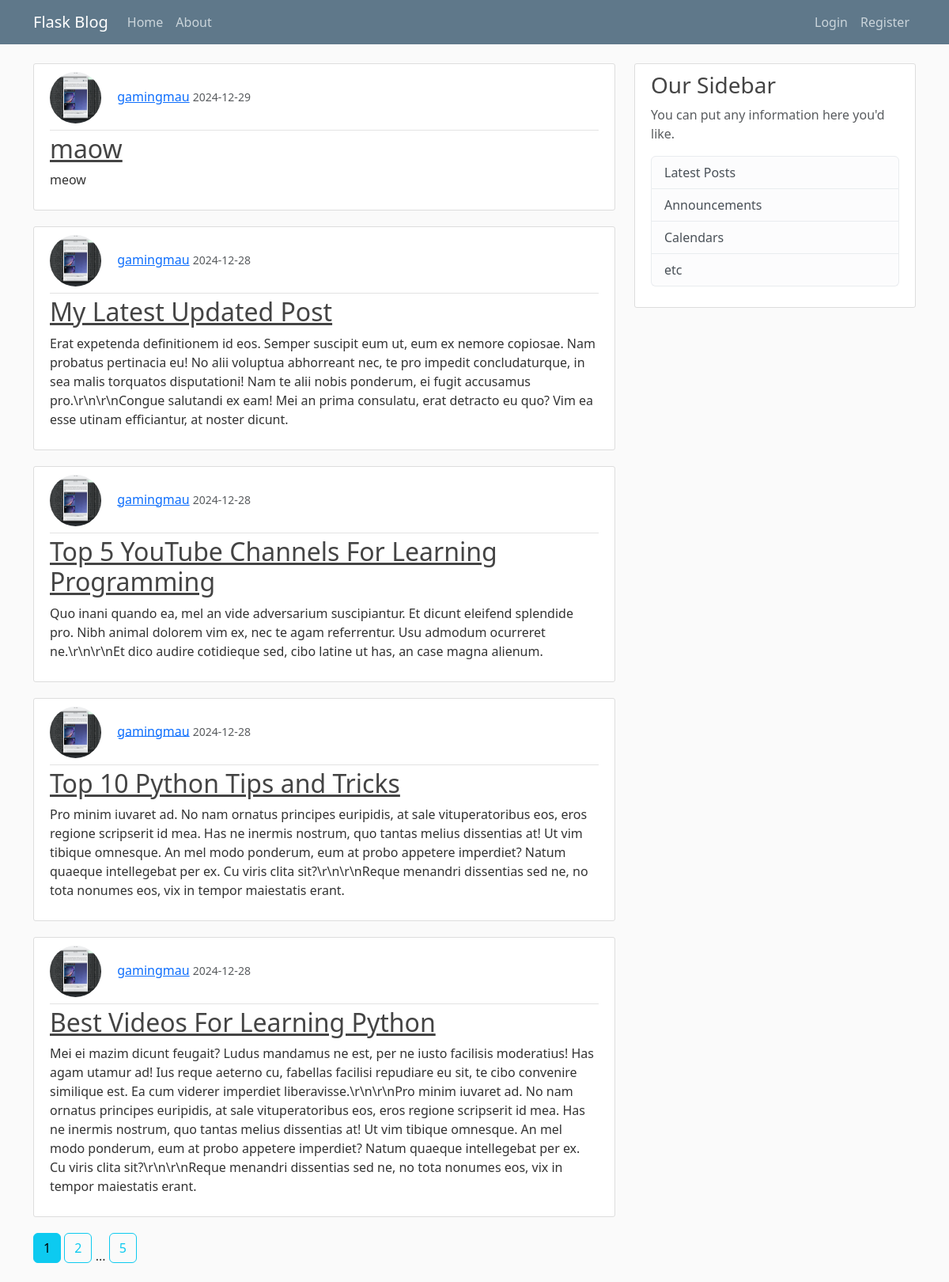
The page /home on the database its author committed.
### main/models.py (models this page shows, shortened)
class Post(db.Model):
	id = db.Column(db.Integer, primary_key=True)
	title = db.Column(db.String(300), nullable=False)
	date_posted = db.Column(db.DateTime, nullable=False, default=datetime.utcnow)
	content = db.Column(db.Text, nullable=False)
	user_id = db.Column(db.Integer, db.ForeignKey("user.id"), nullable=False)

class User(db.Model, UserMixin):
	id = db.Column(db.Integer, primary_key=True)
	username = db.Column(db.String(20), unique=True, nullable=False)
	email = db.Column(db.String(120), unique=True, nullable=False)
	image_file = db.Column(db.String(20), nullable=False, default='default.jpeg')
	password = db.Column(db.String(60), nullable=False)
	posts = db.relationship('Post', backref='author', lazy=True)

### main/main/routes.py (the view)
@main.route("/")
@main.route("/home")
def home():
    page = request.args.get('page', 1, type=int)
    posts = Post.query.order_by(Post.date_posted.desc()).paginate(page=page, per_page=5)
    return render_template('home.html', posts=posts)

### main/templates/home.html
{% extends "layout.html"%}
{%block content %}
	{% for post in posts.items%}
		<article class="media content-section">
		  <div class="media-body">
		    <div class="article-metadata pb-2">
		    	<img class="rounded-circle article-img" src="{{ url_for('static', filename='profile_pics/') + post.author.image_file}}">
		    	<a class="mr-2" href="{{ url_for('users.user_posts', username=post.author.username)}}">{{ post.author.username }}</a>
		    	<small class="text-muted">{{ post.date_posted.strftime('%Y-%m-%d') }}</small>
		    </div>
		    <h2><a class="article-title" href="{{ url_for('posts.post', post_id=post.id)}}">{{ post.title }}</a></h2>
		    <p class="article-content">{{ post.content }}</p>
		  </div>
		</article>
	{% endfor %}
	{% for page_num in posts.iter_pages(left_edge=1, right_edge=1, left_current=1, right_current=1) %}
		{% if page_num %}
			{%if posts.page == page_num %}
				<a class="btn btn-info mb-4" href="{{ url_for('main.home', page=page_num)}}"> {{ page_num }}</a>
			{% else %}
				<a class="btn btn-outline-info mb-4" href="{{ url_for('main.home', page=page_num)}}"> {{ page_num }}</a>
			{% endif %}
		{% else %}
			...
		{% endif %}
	{% endfor %}
{% endblock content%}

### main/templates/layout.html (shortened to what this page needs)
<!doctype html>
<html>
  <head>
    <link href="https://cdn.jsdelivr.net/npm/bootstrap@5.3.3/dist/css/bootstrap.min.css" rel="stylesheet">
    <link rel="stylesheet" type="text/css" href="{{ url_for('static', filename='main.css')}}">
  </head>
  <body>
    <header class="site-header">
      <nav class="navbar navbar-expand-md navbar-dark bg-steel fixed-top">
        <div class="container">
          <a class="navbar-brand mr-4" href="/">Flask Blog</a>
          <div class="collapse navbar-collapse" id="navbarToggle">
            <div class="navbar-nav mr-auto">
              <a class="nav-item nav-link" href="{{ url_for('main.home') }}">Home</a>
              <a class="nav-item nav-link" href="{{ url_for('main.about') }}">About</a>
            </div>
            <div class="navbar-nav right">
              {%if current_user.is_authenticated%}
                <a class="nav-item nav-link" href="{{ url_for('posts.new_post') }}">New Post</a>
                <a class="nav-item nav-link" href="{{ url_for('users.account') }}">Account</a>
                <a class="nav-item nav-link" href="{{ url_for('users.logout') }}">Logout</a>
              {%else%}
                <a class="nav-item nav-link" href="{{ url_for('users.login') }}">Login</a>
                <a class="nav-item nav-link" href="{{ url_for('users.register') }}">Register</a>
              {% endif %}
            </div>
          </div>
        </div>
      </nav>
    </header>
    <main role="main" class="container">
      <div class="row">
        <div class="col-md-8">
          {% block content %}{% endblock %}
        </div>
        <div class="col-md-4">
          <div class="content-section">
            <h3>Our Sidebar</h3>
            <p class='text-muted'>You can put any information here you'd like.
              <ul class="list-group">
                <li class="list-group-item list-group-item-light">Latest Posts</li>
                <li class="list-group-item list-group-item-light">Announcements</li>
                <li class="list-group-item list-group-item-light">Calendars</li>
                <li class="list-group-item list-group-item-light">etc</li>
              </ul>
            </p>
          </div>
        </div>
      </div>
    </main>
  </body>
</html>

### main/static/main.css (style rules this page uses)
body { background: #fafafa; color: #333333; margin-top: 5rem; }
h1, h2, h3, h4, h5, h6 { color: #444444; }
.collapse { justify-content: space-between; }
.bg-steel { background-color: #5f788a; }
.site-header .navbar-nav .nav-link { color: #cbd5db; }
.content-section { background: #ffffff; padding: 10px 20px; border: 1px solid #dddddd; border-radius: 3px; margin-bottom: 20px; }
.article-title { color: #444444; }
.article-content { white-space: pre-line; }
.article-img { height: 65px; width: 65px; margin-right: 16px; }
.article-metadata { padding-bottom: 1px; margin-bottom: 4px; border-bottom: 1px solid #e3e3e3 }

### rows shown on the page
Post: image_file (picture), author.username "gamingmau", date_posted "2024-12-29", title "maow", content "meow"
Post: image_file (picture), author.username "gamingmau", date_posted "2024-12-28", title "My Latest Updated Post", content "Erat expetenda definitionem id eos. Semper suscipit eum ut, eum ex nemore copiosae. Nam probatus pertinacia eu! No alii voluptua abhorreant nec, te pro impedit concludaturque, in sea malis torquatos disputationi! Nam te alii nobis ponderum, ei fugit accusamus pro.\\r\\n\\r\\nCongue salutandi ex eam! Mei an prima consulatu, erat detracto eu quo? Vim ea esse utinam efficiantur, at noster dicunt."
Post: image_file (picture), author.username "gamingmau", date_posted "2024-12-28", title "Top 5 YouTube Channels For Learning Programming", content "Quo inani quando ea, mel an vide adversarium suscipiantur. Et dicunt eleifend splendide pro. Nibh animal dolorem vim ex, nec te agam referrentur. Usu admodum ocurreret ne.\\r\\n\\r\\nEt dico audire cotidieque sed, cibo latine ut has, an case magna alienum."
Post: image_file (picture), author.username "gamingmau", date_posted "2024-12-28", title "Top 10 Python Tips and Tricks", content "Pro minim iuvaret ad. No nam ornatus principes euripidis, at sale vituperatoribus eos, eros regione scripserit id mea. Has ne inermis nostrum, quo tantas melius dissentias at! Ut vim tibique omnesque. An mel modo ponderum, eum at probo appetere imperdiet? Natum quaeque intellegebat per ex. Cu viris clita sit?\\r\\n\\r\\nReque menandri dissentias sed ne, no tota nonumes eos, vix in tempor maiestatis erant."
Post: image_file (picture), author.username "gamingmau", date_posted "2024-12-28", title "Best Videos For Learning Python", content "Mei ei mazim dicunt feugait? Ludus mandamus ne est, per ne iusto facilisis moderatius! Has agam utamur ad! Ius reque aeterno cu, fabellas facilisi repudiare eu sit, te cibo convenire similique est. Ea cum viderer imperdiet liberavisse.\\r\\n\\r\\nPro minim iuvaret ad. No nam ornatus principes euripidis, at sale vituperatoribus eos, eros regione scripserit id mea. Has ne inermis nostrum, quo tantas melius dissentias at! Ut vim tibique omnesque. An mel modo ponderum, eum at probo appetere imperdiet? Natum quaeque intellegebat per ex. Cu viris clita sit?\\r\\n\\r\\nReque menandri dissentias sed ne, no tota nonumes eos, vix in tempor maiestatis erant."

### other values the page prints
{{ page_num }} "1"
{{ page_num }} "2" "5"
